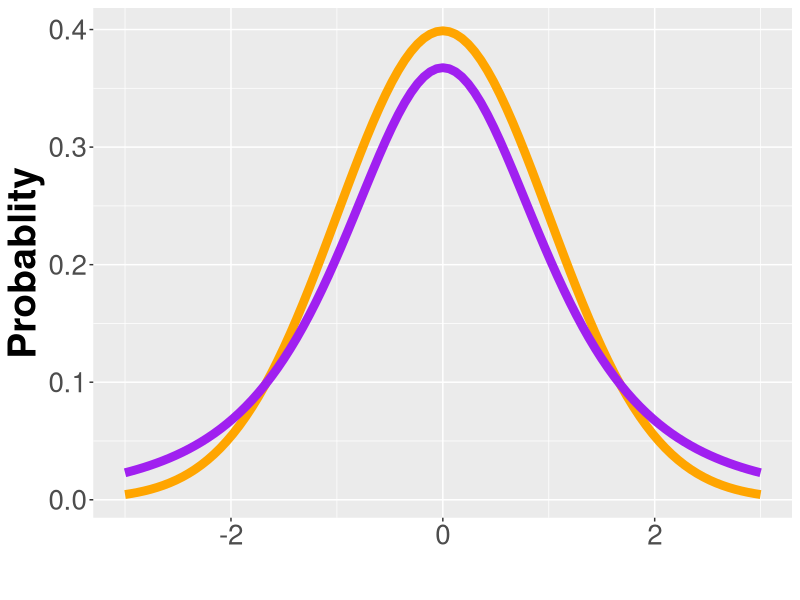
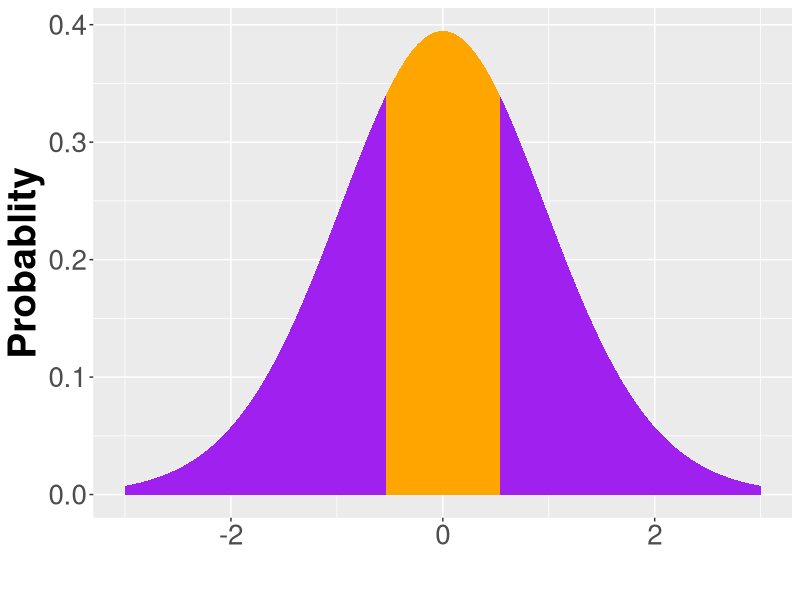
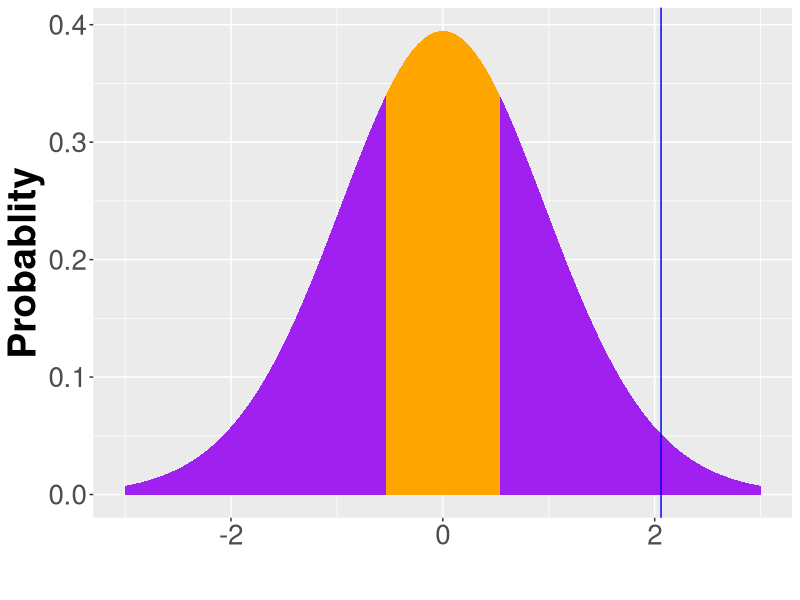

Source code (R) for these figures, in order:
#graphs and tables from normality lecture
#
#manipulations of binomial distribution used central_limit_theorem.R script from
#code_examples folder.  Note rbinom is odd. p is chance of success, n is hte number
#of observations (how many times you draw N balls from the urn), and size is N 
#(the number of balls you draw from the urn).  
#
require(ggplot2)

ggplot(data = data.frame(x = c(-3, 3)), aes(x)) +
  stat_function(fun = dnorm, n = 101, args = list(mean = 0, sd = 1), size = 3, color = "orange",
                geom = "line") + 
  stat_function(fun = dt, n = 101, args = list( df= 3), size = 3, color = "purple",
                geom = "line") +
  ylab("Probablity") +
  xlab("")+
  theme(axis.title.x = element_text(face="bold", size=28), 
        axis.title.y = element_text(face="bold", size=28), 
        axis.text.y  = element_text(size=20),
        axis.text.x  = element_text(size=20), 
        legend.text =element_text(size=20),
        legend.title = element_text(size=20, face="bold"),
        plot.title = element_text(hjust = 0.5, face="bold", size=32))



dnorm_one_sd <- function(x, df){
  norm_one_sd <- dt(x, df)
  # Have NA values outside interval x in [-1, 1]:
  norm_one_sd[x <= -.56 | x >= .56] <- NA
  return(norm_one_sd)
}
ggplot(data = data.frame(x = c(-3, 3)), aes(x)) +
  stat_function(fun = dt, n = 101, args = list( df= 24), size = 3, fill = "purple",
                geom = "area") +
  stat_function(fun = dnorm_one_sd, args = list( df= 24), geom = "area", fill = "orange") +
    ylab("Probablity") +
  xlab("")+
  theme(axis.title.x = element_text(face="bold", size=28), 
        axis.title.y = element_text(face="bold", size=28), 
        axis.text.y  = element_text(size=20),
        axis.text.x  = element_text(size=20), 
        legend.text =element_text(size=20),
        legend.title = element_text(size=20, face="bold"),
        plot.title = element_text(hjust = 0.5, face="bold", size=32))

ggplot(data = data.frame(x = c(-3, 3)), aes(x)) +
  stat_function(fun = dt, n = 101, args = list( df= 24), size = 3, fill = "purple",
                geom = "area") +
  stat_function(fun = dnorm_one_sd, args = list( df= 24), geom = "area", fill = "orange") +
  ylab("Probablity") +
  xlab("")+
  theme(axis.title.x = element_text(face="bold", size=28), 
        axis.title.y = element_text(face="bold", size=28), 
        axis.text.y  = element_text(size=20),
        axis.text.x  = element_text(size=20), 
        legend.text =element_text(size=20),
        legend.title = element_text(size=20, face="bold"),
        plot.title = element_text(hjust = 0.5, face="bold", size=32))+
  geom_vline(xintercept = 2.06, color = "blue")
